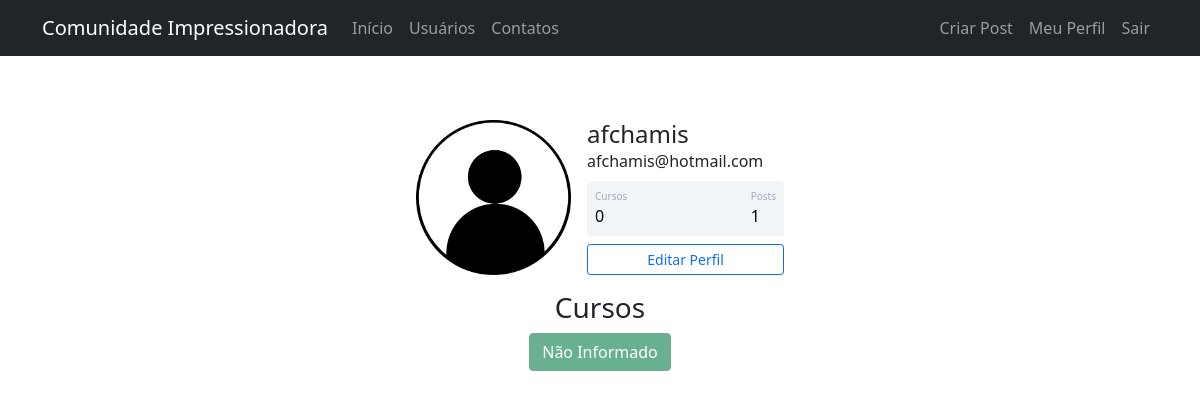
Screenshot of /perfil (signed in) with the database file from the repository.
### comunidadeimpressionadora/models.py (models this page shows)
class Usuario(database.Model, UserMixin):
    id = database.Column(database.Integer, primary_key=True)
    username = database.Column(database.String, nullable=False)
    email = database.Column(database.String, nullable=False, unique=True)
    senha = database.Column(database.String, nullable=False)
    foto_perfil = database.Column(database.String, default='default.jpg')
    cursos = database.Column(database.String, nullable=False, default='Não Informado')
    posts = database.relationship('Post', backref='autor', lazy=True)
    def contar_posts(self):
        return len(self.posts)

### comunidadeimpressionadora/routes.py (the view)
@app.route('/perfil')
@login_required
def perfil():
    num_cursos, cursos = quantidade_cursos(current_user)
    foto_perfil = url_for('static', filename=f'fotos_perfil/{current_user.foto_perfil}')
    return render_template('perfil.html', foto_perfil=foto_perfil, cursos=cursos, quantidade_cursos=num_cursos)

### comunidadeimpressionadora/models.py (called while the page is built)
@login_manager.user_loader
def load_usuario(id_usuario):
    return Usuario.query.get(int(id_usuario))

### comunidadeimpressionadora/routes.py (called while the page is built)
def quantidade_cursos(user: current_user):
    lista_cursos = user.cursos.split(';')
    if 'Não Informado' in lista_cursos:
        return 0, lista_cursos
    return len(lista_cursos), lista_cursos

### comunidadeimpressionadora/templates/perfil.html (shortened to what this page needs)
{% extends 'base.html'%}
{% block body %}
<div class="container mt-5 d-flex justify-content-center">
    <div class="card p-3">
        <div class="d-flex align-items-center">
            <div class="image me-3"> <img src="{{ foto_perfil }}" class="rounded" width="155"> </div>
            <div class="ml-3 w-100">
                <h4 class="mb-0 mt-0">{{current_user.username}}</h4> <span>{{current_user.email}}</span>
                <div class="p-2 mt-2 bg-primary d-flex justify-content-between rounded text-white stats">
                    <div class="d-flex flex-column"> <span class="articles">Cursos</span> <span class="number1">{{ quantidade_cursos }}</span> </div>
                    <div class="d-flex flex-column"> <span class="followers">Posts</span> <span class="number2">{{ current_user.contar_posts() }}</span> </div>
                </div>
                <div class="button mt-2 d-flex flex-row align-items-center"> <a href="{{url_for('editar_perfil')}}" class="btn btn-sm btn-outline-primary w-100">Editar Perfil</a></div>
            </div>
        </div>
    </div>
</div>
<div class="row justify-content-center">
    <div class="col col-4" style="text-align: center
">
        <h3>Cursos</h3>
        {% for curso in cursos%}
            <button type="button" class="btn btn-success mb-1" disabled>{{curso}}</button>
        {% endfor %}
    </div>
</div>
{% endblock %}

### comunidadeimpressionadora/static/profile.css (style rules this page uses)
.card { width: 400px; border: none; border-radius: 10px; background-color: #fff }
.stats { background: #f2f5f8 !important; color: #000 !important }
.articles { font-size: 10px; color: #a1aab9 }
.number1 { font-weight: 500 }
.followers { font-size: 10px; color: #a1aab9 }
.number2 { font-weight: 500 }

### rows the page displays
Usuario: username "afchamis", email "afchamis@hotmail.com", cursos "Não Informado"

### other values shown
{{ quantidade_cursos }} "0"
{{ current_user.contar_posts() }} "1"
